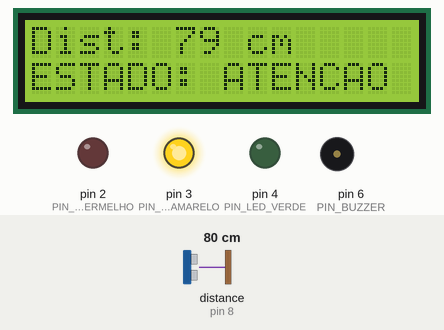
This sketch was run on a simulated Arduino Uno, built with avr-gcc and run on an emulated ATmega328P. Shown: 16×2 character LCD, output pins drawn as LEDs (lit = HIGH), buzzer (waves = sounding). Wiring (inferred from the names in the program): ultrasonic range finder: trigger pin 9; echo pin 8. Dashed ring = blinking. The inputs (shaded band) are chosen by the test bench; at power-on: distance to the obstacle (sensor on pin 8) 80 cm. The echo pulse lasts 58.3 µs per cm; pins used as bus, display or sensor lines are not drawn; what the sketch prints to the serial monitor is not drawn.

Above: at 2.7 s.
2.8 s: distance to the obstacle (sensor on pin 8) set to 75 cm
At 3.5 s:
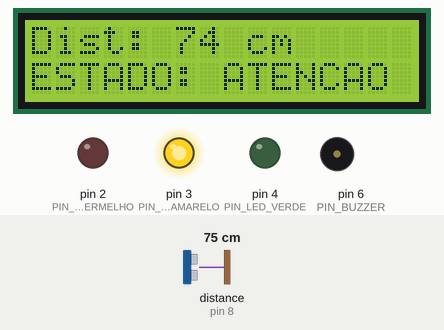
4.5 s: distance to the obstacle (sensor on pin 8) set to 66 cm
At 5.4 s:
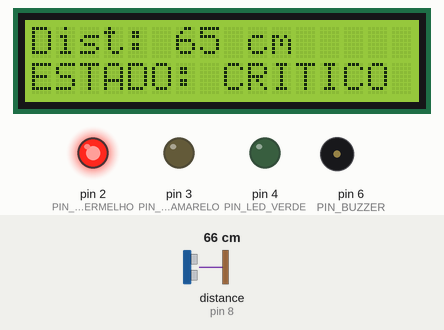
7.5 s: distance to the obstacle (sensor on pin 8) set to 250 cm
At 8.9 s:
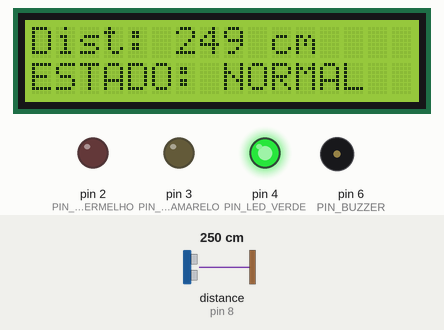
9.2 s: distance to the obstacle (sensor on pin 8) set to 155 cm
At 10.5 s:
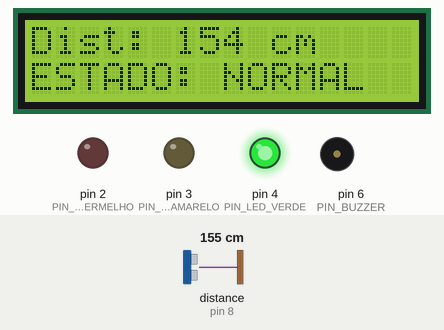
10.9 s: distance to the obstacle (sensor on pin 8) set to 148 cm
At 11.9 s:
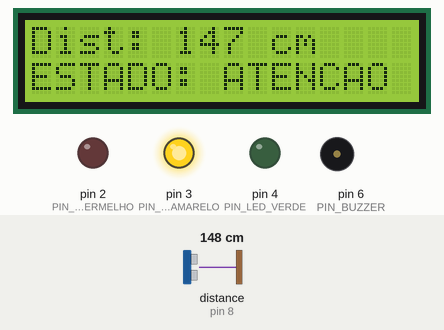
12.6 s: distance to the obstacle (sensor on pin 8) set to 2 cm
At 14.6 s:
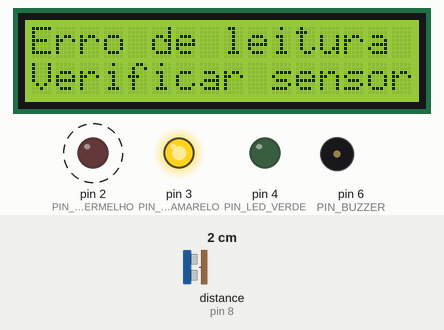
Timing chart, 0 to 16.6 s (numbered marks = the images above; inputs shaded):
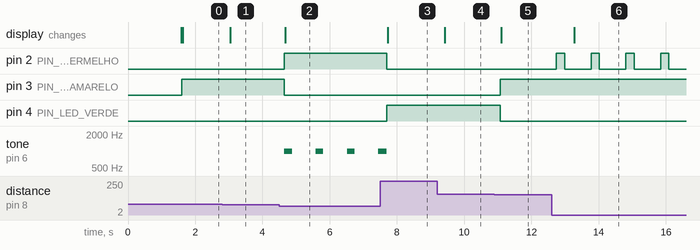

The sketch:

monitoramento_enchentes.ino
```cpp
/*
  Sistema de Monitoramento de Distância com Sensor Ultrassônico HC-SR04
  e Indicadores (LEDs + Buzzer) + Display LCD I2C (16x2)

  Funcionalidades:
  - Mede distância em cm usando sensor ultrassônico HC-SR04.
  - Indica três estados de distância:
      • NORMAL    (distância > 150 cm): LED verde aceso.
      • ATENÇÃO   (70 cm < distância ≤ 150 cm): LED amarelo aceso.
      • CRÍTICO   (distância ≤ 70 cm): LED vermelho e buzzer intermitente.
  - Exibe distância e estado no display LCD I2C.
  - Em caso de erro/timeout na leitura, pisca LED vermelho e exibe mensagem de erro.

  Boas práticas implementadas:
  - Uso de nomes de constantes e variáveis claros e autoexplicativos.
  - Separação lógica em seções: definições, variáveis globais, setup, loop e funções auxiliares.
  - Comentários detalhados em cada bloco de código explicando a lógica.
  - Indentação consistente e formatação legível.
  - Tratamento de erros/timeout no sensor.

*/

// ============================
// ========== INCLUDES ========
// ============================
#include <Wire.h>               // Comunicação I2C
#include <LiquidCrystal_I2C.h>  // Biblioteca para LCD I2C

// ============================
// ======= DEFINIÇÕES =========
// ============================

// Pinos do Sensor Ultrassônico HC-SR04
const uint8_t PIN_TRIGGER = 9;  // Pino TRIG do HC-SR04
const uint8_t PIN_ECHO    = 8;  // Pino ECHO do HC-SR04

// Pinos dos LEDs Indicadores de Estado
const uint8_t PIN_LED_VERDE    = 4;  // Estado NORMAL (distância > 150 cm)
const uint8_t PIN_LED_AMARELO  = 3;  // Estado ATENÇÃO (70 cm < distância ≤ 150 cm)
const uint8_t PIN_LED_VERMELHO = 2;  // Estado CRÍTICO (distância ≤ 70 cm) ou ERRO

// Pino do Buzzer (somente dispara em estado CRÍTICO)
const uint8_t PIN_BUZZER = 6;

// Intervalo entre "beeps" do buzzer em estado CRÍTICO (em milissegundos)
const unsigned long INTERVALO_BUZZER_MS = 800;

// Tempo máximo de espera pelo pulso de eco (timeout) em microssegundos
// Corresponde a distância de até ~500 cm (pulseIn retorna 0 se passar do timeout)
const unsigned long TIMEOUT_US = 30000;

// Limites de distância (em centímetros) para cada estado
const uint16_t LIMITE_CRITICO_CM  = 70;
const uint16_t LIMITE_ATENCAO_CM  = 150;
const uint16_t LIMITE_NORMAL_CM   = 300;  // Opcional, apenas para referência

// Endereço I2C padrão do display LCD 16x2 (ajuste se necessário)
const uint8_t LCD_I2C_ENDERECO = 0x27;

// ============================
// ===== VARIÁVEIS GLOBAIS ====
// ============================

// Objeto para controlar o display LCD via I2C (16 colunas x 2 linhas)
LiquidCrystal_I2C lcd(LCD_I2C_ENDERECO, 16, 2);

// Controle de intermitência do buzzer
unsigned long ultimoTimestampBuzzer = 0;
bool     buzzerLigado              = false;

// ============================
// ==== PROTÓTIPOS DE FUNÇÕES ==
// ============================
void inicializarHardware();
void atualizarDisplay(const String& linha1, const String& linha2);
int  medirDistanciaCm();
void acionarIntermitenciaBuzzer();
void piscarLed(uint8_t pinLed, unsigned long duracaoMs);

// ============================
// ========== SETUP ===========
// ============================
void setup() {
  // Inicializa comunicação serial para debug (opcional)
  Serial.begin(9600);

  // Configura pinos de saída e entrada
  pinMode(PIN_TRIGGER, OUTPUT);
  pinMode(PIN_ECHO, INPUT);

  pinMode(PIN_LED_VERDE, OUTPUT);
  pinMode(PIN_LED_AMARELO, OUTPUT);
  pinMode(PIN_LED_VERMELHO, OUTPUT);

  pinMode(PIN_BUZZER, OUTPUT);

  // Garante que LEDs e buzzer comecem desligados
  digitalWrite(PIN_LED_VERDE, LOW);
  digitalWrite(PIN_LED_AMARELO, LOW);
  digitalWrite(PIN_LED_VERMELHO, LOW);
  noTone(PIN_BUZZER);

  // Inicializa o display LCD (I2C)
  lcd.init();        // Inicializa o hardware do LCD
  lcd.backlight();   // Liga o backlight
  lcd.clear();       // Limpa tela

  // Exibe mensagem inicial indicando que o LCD foi iniciado com sucesso
  lcd.setCursor(0, 0);   // Coluna 0, Linha 0
  lcd.print("LCD Ligado");
  lcd.setCursor(0, 1);   // Segunda linha
  lcd.print("Sucesso!");
  delay(1500);  // Pausa para que usuário veja a mensagem

  lcd.clear();  // Limpa tela após mensagem inicial

  // Mensagem no Serial Monitor indicando que o sistema está pronto
  Serial.println("=== SISTEMA INICIADO ===");
}

// ============================
// =========== LOOP ==========
// ============================
void loop() {
  // 1. Medir distância (cm) ou obter código de erro (-1)
  int distanciaCm = medirDistanciaCm();

  // 2. Se leitura inválida (timeout ou distância fora de faixa), indicar ERRO
  if (distanciaCm == -1) {
    Serial.println("ERRO: Timeout ou leitura inválida");
    piscarLed(PIN_LED_VERMELHO, 250);  // Pisca LED vermelho para indicar erro

    // Atualiza LCD com mensagem de erro
    atualizarDisplay("Erro de leitura", "Verificar sensor");
    delay(500);  // Aguarda 500 ms antes de nova leitura
    return;      // Sai do loop para repetir a medição
  }

  // 3. Exibe valor lido no Serial Monitor para monitoramento
  Serial.print("Distancia: ");
  Serial.print(distanciaCm);
  Serial.println(" cm");

  // 4. Reseta indicadores (desliga LEDs e buzzer) antes de definir novo estado
  digitalWrite(PIN_LED_VERDE, LOW);
  digitalWrite(PIN_LED_AMARELO, LOW);
  digitalWrite(PIN_LED_VERMELHO, LOW);
  noTone(PIN_BUZZER);
  buzzerLigado = false;

  // 5. Define estado com base na distância e aciona LEDs, buzzer e LCD
  if (distanciaCm <= LIMITE_CRITICO_CM) {
    // ============================
    // ======== ESTADO CRÍTICO ====
    // ============================
    Serial.print(">>> ESTADO: CRÍTICO – ");
    Serial.print(distanciaCm);
    Serial.println(" cm <<<");

    digitalWrite(PIN_LED_VERMELHO, HIGH);  // Acende LED vermelho
    acionarIntermitenciaBuzzer();          // Intermitir buzzer em 1 kHz

    // Atualiza LCD informando estado crítico
    lcd.clear();
    lcd.setCursor(0, 0);
    lcd.print("Dist: ");
    lcd.print(distanciaCm);
    lcd.print(" cm");
    lcd.setCursor(0, 1);
    lcd.print("ESTADO: CRITICO");
  }
  else if (distanciaCm <= LIMITE_ATENCAO_CM) {
    // ============================
    // ======== ESTADO ATENÇÃO ====
    // ============================
    Serial.print(">>> ESTADO: ATENCAO – ");
    Serial.print(distanciaCm);
    Serial.println(" cm <<<");

    digitalWrite(PIN_LED_AMARELO, HIGH);  // Acende LED amarelo

    // Atualiza LCD informando estado de atenção
    lcd.clear();
    lcd.setCursor(0, 0);
    lcd.print("Dist: ");
    lcd.print(distanciaCm);
    lcd.print(" cm");
    lcd.setCursor(0, 1);
    lcd.print("ESTADO: ATENCAO");
  }
  else {
    // ============================
    // ======== ESTADO NORMAL =====
    // ============================
    Serial.print(">>> ESTADO: NORMAL – ");
    Serial.print(distanciaCm);
    Serial.println(" cm <<<");

    digitalWrite(PIN_LED_VERDE, HIGH);  // Acende LED verde

    // Atualiza LCD informando estado normal
    lcd.clear();
    lcd.setCursor(0, 0);
    lcd.print("Dist: ");
    lcd.print(distanciaCm);
    lcd.print(" cm");
    lcd.setCursor(0, 1);
    lcd.print("ESTADO: NORMAL");
  }

  // 6. Pequena pausa (~200 ms) antes de nova medição
  delay(200);
}

// ============================
// === IMPLEMENTAÇÃO DE FUNÇÕES
// ============================

/*
  Função: medirDistanciaCm
  Descrição:
    - Dispara pulso de trigger no sensor HC-SR04.
    - Lê tempo de subida do sinal ECHO (pulseIn).
    - Converte tempo (microsegundos) em distância (cm).
    - Retorna -1 em caso de erro (timeout ou distância fora de faixa).
  Retorno:
    - int: distância em centímetros (2 a 400 cm) ou -1 em caso de erro.
*/
int medirDistanciaCm() {
  // 1. Gera pulso de trigger de 10 microssegundos
  digitalWrite(PIN_TRIGGER, LOW);
  delayMicroseconds(2);
  digitalWrite(PIN_TRIGGER, HIGH);
  delayMicroseconds(10);
  digitalWrite(PIN_TRIGGER, LOW);

  // 2. Lê duração do pulso de echo (em microssegundos) com timeout
  long duracaoPulsoUs = pulseIn(PIN_ECHO, HIGH, TIMEOUT_US);

  // 3. Se pulseIn retornar 0, significa timeout (eco não detectado)
  if (duracaoPulsoUs == 0) {
    return -1;  // Erro de leitura
  }

  // 4. Converte tempo em distância:
  //    velocidade do som ≈ 343 m/s = 0.0343 cm/µs
  //    distância (ida e volta) / 2
  int distanciaCm = (int)((duracaoPulsoUs * 0.0343) / 2.0);

  // 5. Valida faixa de distância (sensor confiável de ~2 a 400 cm)
  if (distanciaCm < 2 || distanciaCm > 400) {
    return -1;  // Leitura fora de faixa → erro
  }

  return distanciaCm;
}

/*
  Função: acionarIntermitenciaBuzzer
  Descrição:
    - Alterna estado do buzzer (ligado/desligado) a cada intervalo definido.
    - Usa millis() para controlar tempo sem bloquear execução.
    - Emite tom de 1 kHz por 300 ms quando ativado.
*/
void acionarIntermitenciaBuzzer() {
  unsigned long agora = millis();

  // Verifica se já passou o intervalo para trocar estado do buzzer
  if (agora - ultimoTimestampBuzzer >= INTERVALO_BUZZER_MS) {
    if (!buzzerLigado) {
      // Liga buzzer em 1 kHz por 300 ms
      tone(PIN_BUZZER, 1000, 300);
      buzzerLigado = true;
    } else {
      // Desliga buzzer
      noTone(PIN_BUZZER);
      buzzerLigado = false;
    }
    // Atualiza timestamp para próxima troca
    ultimoTimestampBuzzer = agora;
  }
}

/*
  Função: piscarLed
  Descrição:
    - Pisca um LED conectado em 'pinLed'.
    - Acende por 'duracaoMs' milissegundos, depois apaga pelo mesmo tempo.
  Parâmetros:
    - pinLed: pino digital onde o LED está conectado.
    - duracaoMs: tempo em milissegundos para cada estado (HIGH/LOW).
*/
void piscarLed(uint8_t pinLed, unsigned long duracaoMs) {
  digitalWrite(pinLed, HIGH);
  delay(duracaoMs);
  digitalWrite(pinLed, LOW);
  delay(duracaoMs);
}

/*
  Função: atualizarDisplay
  Descrição:
    - Limpa o display LCD e exibe duas linhas de texto.
  Parâmetros:
    - linha1: texto a ser exibido na primeira linha (até 16 caracteres).
    - linha2: texto a ser exibido na segunda linha (até 16 caracteres).
*/
void atualizarDisplay(const String& linha1, const String& linha2) {
  lcd.clear();
  lcd.setCursor(0, 0);
  lcd.print(linha1);
  lcd.setCursor(0, 1);
  lcd.print(linha2);
}
```

Measured:
- the behaviour switches between 72 and 71 cm on distance to the obstacle (sensor on pin 8) (found by bisection; images 1 and 2)
- the behaviour switches between 152 and 151 cm on distance to the obstacle (sensor on pin 8) (found by bisection; images 4 and 5)
- after the input at 2.8 s, the display: changes after 0.24 s (image 1)
- after the input at 4.5 s, pin 2 (PIN_LED_VERMELHO): LOW → HIGH after 0.15 s; pin 3 (PIN_LED_AMARELO): HIGH → LOW after 0.15 s; tone on pin 6 (PIN_BUZZER): alternates 1000 Hz for 0.23 s and silent for 0.70 s, starting after 0.15 s; the display: changes after 0.18 s (image 2)
- after the input at 7.5 s, pin 2 (PIN_LED_VERMELHO): HIGH → LOW after 0.20 s; pin 4 (PIN_LED_VERDE): LOW → HIGH after 0.20 s; tone on pin 6 (PIN_BUZZER): goes on until 7.7 s, then stays silent; the display: changes after 0.22 s (image 3)
- after the input at 9.2 s, the display: changes after 0.23 s (image 4)
- after the input at 10.9 s, pin 3 (PIN_LED_AMARELO): LOW → HIGH after 0.17 s; pin 4 (PIN_LED_VERDE): HIGH → LOW after 0.17 s; the display: changes after 0.20 s (image 5)
- after the input at 12.6 s, pin 2 (PIN_LED_VERMELHO): alternates HIGH for 0.25 s and LOW for 0.78 s, starting after 0.14 s; the display: changes after 0.67 s (image 6)
